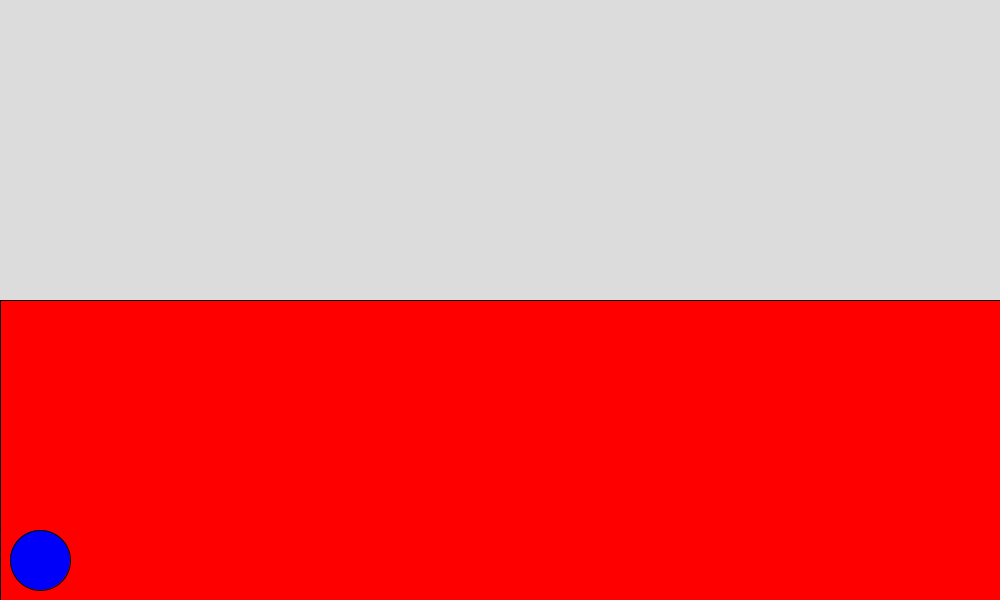
Frame 1 (no input)
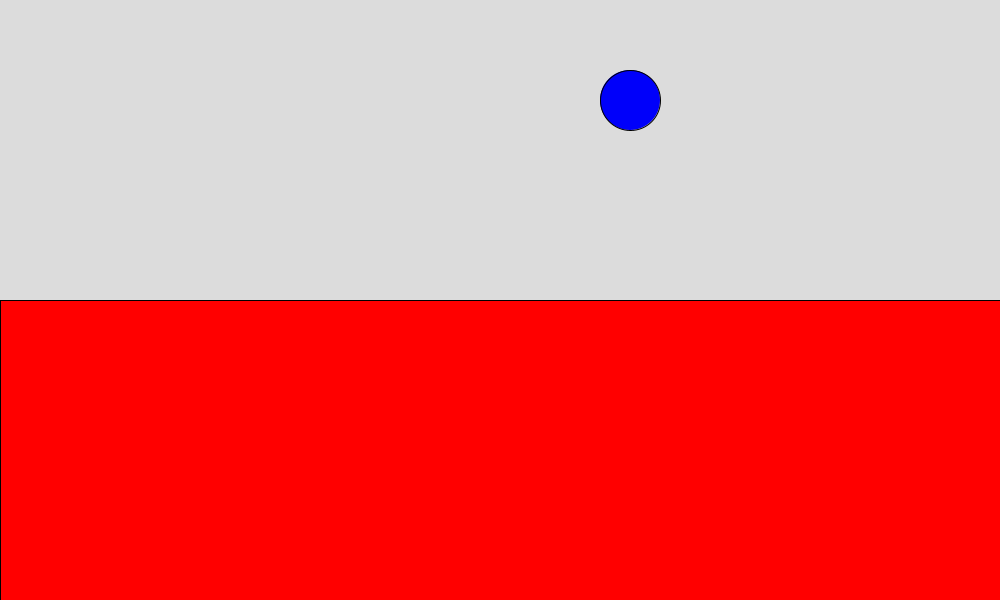
Frame 60 (the mouse pressed at the canvas centre just before this capture)
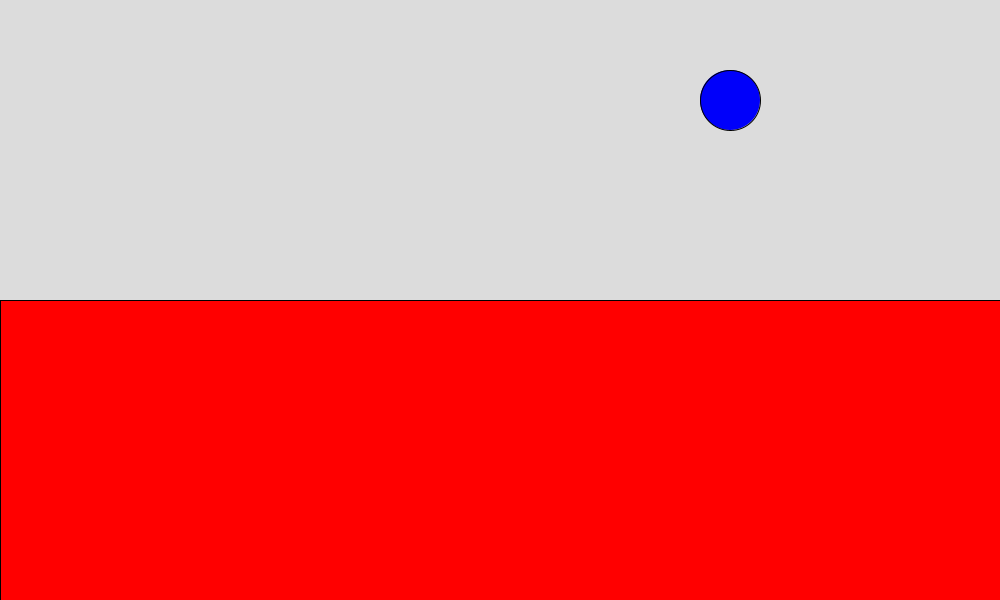
Frame 120 (the mouse held since frame 60 and released just before this capture)

The Processing sketch that drew these frames (run headless with seeded random() and noise(); from frame 60 on, the mouse is pressed at the canvas centre):

// Processing sketch: q1
// ── q1.pde
float radius = 30;
PVector posicao;
PVector velocidade;
PVector gravidade;


void setup() {
  size(1000, 600);
  frameRate(25);
  posicao = new PVector(radius, height - radius);
  velocidade = new PVector(10, -10);

}

// 4s - 25fps - 100 frames
// 1000 pixels em 100 frames - 10 pixels por frame 

// ponto (0,0) é o superior esquerdo
// ponto(0, 300) é onde a bolinha começa
// ponto(x, 100) é o ponto maximo que a bolinha pode kikar

void draw() {
  // clear out old frames
    background(220, 220, 220);
    fill(256, 0, 0);
    rect(0, 300, 1000, 600);
    
    posicao.add(velocidade);
    
    if ((posicao.x > width - radius) || (posicao.x < radius)){
      velocidade.x *= -1;
    }
    
    if (posicao.y < 100){
      posicao.y = 100;
      velocidade.y = -10.5;
    }
    
    if (posicao.y > height - radius){
      posicao.y = height - radius;
      velocidade.y = -10;
    }
    
    fill(0, 0, 250);
    ellipse(posicao.x, posicao.y, 60, 60);
    
}
